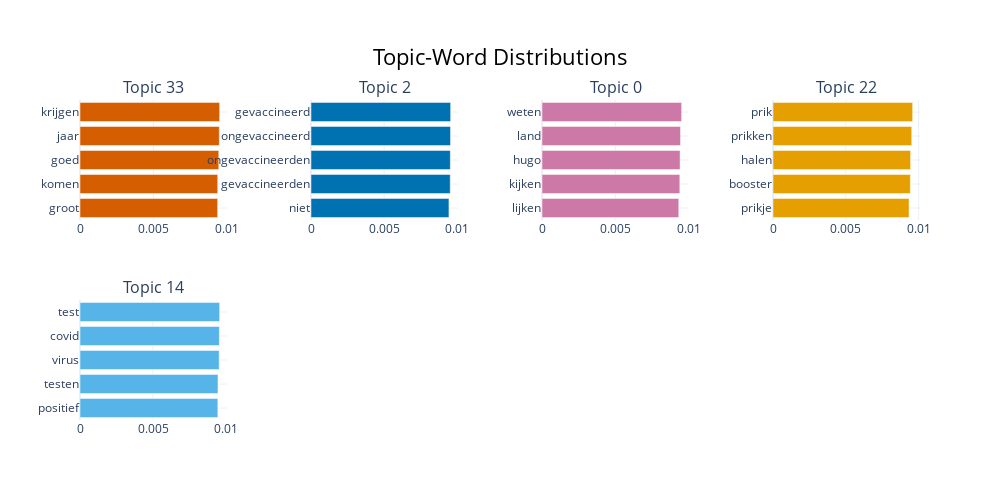

Notebook cell for this chart:
### Code cell
fig = model.visualize_topic(top_n=5)
fig.show()

### Figure 1 — Plotly figure (JSON) as saved in the notebook; plotly's stock layout.template omitted (floating-point values rounded to 4 significant figures)
{"data": [{"marker": {"color": "#D55E00"}, "orientation": "h", "type": "bar", "x": [0.009368, 0.009372, 0.009444, 0.00948, 0.009503], "xaxis": "x", "y": ["groot", "komen", "goed", "jaar", "krijgen"], "yaxis": "y"}, {"marker": {"color": "#0072B2"}, "orientation": "h", "type": "bar", "x": [0.009437, 0.009525, 0.009531, 0.009544, 0.009553], "xaxis": "x2", "y": ["niet", "gevaccineerden", "ongevaccineerden", "ongevaccineerd", "gevaccineerd"], "yaxis": "y2"}, {"marker": {"color": "#CC79A7"}, "orientation": "h", "type": "bar", "x": [0.009334, 0.009404, 0.009424, 0.009454, 0.009529], "xaxis": "x3", "y": ["lijken", "kijken", "hugo", "land", "weten"], "yaxis": "y3"}, {"marker": {"color": "#E69F00"}, "orientation": "h", "type": "bar", "x": [0.009341, 0.009432, 0.009449, 0.009528, 0.009589], "xaxis": "x4", "y": ["prikje", "booster", "halen", "prikken", "prik"], "yaxis": "y4"}, {"marker": {"color": "#56B4E9"}, "orientation": "h", "type": "bar", "x": [0.009442, 0.009451, 0.009531, 0.009545, 0.009565], "xaxis": "x5", "y": ["positief", "testen", "virus", "covid", "test"], "yaxis": "y5"}], "layout": {"annotations": [{"font": {"size": 16}, "showarrow": false, "text": "Topic 33", "x": 0.0875, "xanchor": "center", "xref": "paper", "y": 1, "yanchor": "bottom", "yref": "paper"}, {"font": {"size": 16}, "showarrow": false, "text": "Topic 2", "x": 0.3625, "xanchor": "center", "xref": "paper", "y": 1, "yanchor": "bottom", "yref": "paper"}, {"font": {"size": 16}, "showarrow": false, "text": "Topic 0", "x": 0.6375, "xanchor": "center", "xref": "paper", "y": 1, "yanchor": "bottom", "yref": "paper"}, {"font": {"size": 16}, "showarrow": false, "text": "Topic 22", "x": 0.9125, "xanchor": "center", "xref": "paper", "y": 1, "yanchor": "bottom", "yref": "paper"}, {"font": {"size": 16}, "showarrow": false, "text": "Topic 14", "x": 0.0875, "xanchor": "center", "xref": "paper", "y": 0.375, "yanchor": "bottom", "yref": "paper"}], "height": 500, "hoverlabel": {"bgcolor": "white", "font": {"family": "Rockwell", "size": 16}}, "showlegend": false, "title": {"font": {"color": "Black", "size": 22}, "text": "Topic-Word Distributions", "x": 0.5, "xanchor": "center", "yanchor": "top"}, "width": 1000, "xaxis": {"anchor": "y", "domain": [0, 0.175], "showgrid": true}, "xaxis2": {"anchor": "y2", "domain": [0.275, 0.45], "showgrid": true}, "xaxis3": {"anchor": "y3", "domain": [0.55, 0.725], "showgrid": true}, "xaxis4": {"anchor": "y4", "domain": [0.825, 1], "showgrid": true}, "xaxis5": {"anchor": "y5", "domain": [0, 0.175], "showgrid": true}, "xaxis6": {"anchor": "y6", "domain": [0.275, 0.45], "showgrid": true}, "xaxis7": {"anchor": "y7", "domain": [0.55, 0.725], "showgrid": true}, "xaxis8": {"anchor": "y8", "domain": [0.825, 1], "showgrid": true}, "yaxis": {"anchor": "x", "domain": [0.625, 1], "showgrid": true}, "yaxis2": {"anchor": "x2", "domain": [0.625, 1], "showgrid": true}, "yaxis3": {"anchor": "x3", "domain": [0.625, 1], "showgrid": true}, "yaxis4": {"anchor": "x4", "domain": [0.625, 1], "showgrid": true}, "yaxis5": {"anchor": "x5", "domain": [0, 0.375], "showgrid": true}, "yaxis6": {"anchor": "x6", "domain": [0, 0.375], "showgrid": true}, "yaxis7": {"anchor": "x7", "domain": [0, 0.375], "showgrid": true}, "yaxis8": {"anchor": "x8", "domain": [0, 0.375], "showgrid": true}}}
